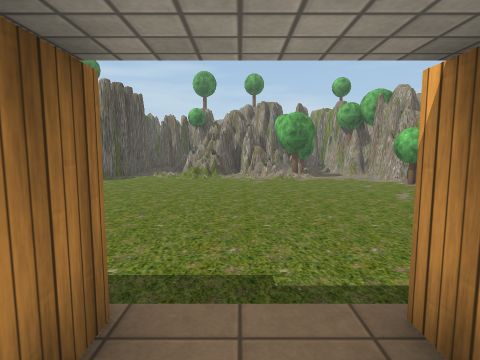
view 1 (above)

22 first-person views from a walk through a 3-D level made in the Unity game engine. The camera is 1.4 m above the floor, tilts 6° down and sees 80° across. The floor is counted in squares, 1 m on a side. Each view is taken from the middle of a square. On the plan, view 1 faces up. The plan holds only what a view shows up to about 14 squares ahead; the rest is blank. The place goes on beyond the plan. Some trees and plants on the terrain are drawn as simple stand-ins. The player character is not drawn. Some animated figures are left out. Some surface patterns are stand-ins.

view 2
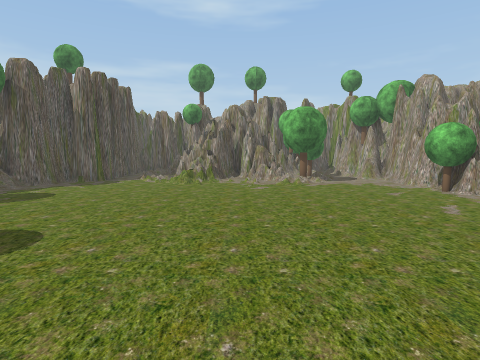

view 3
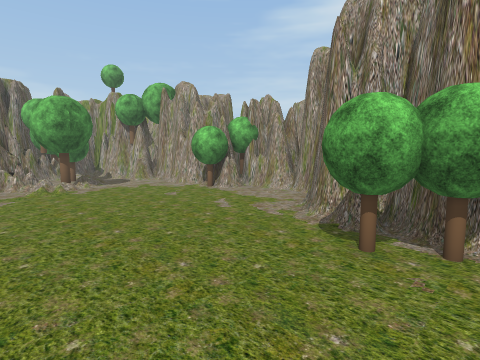

view 4
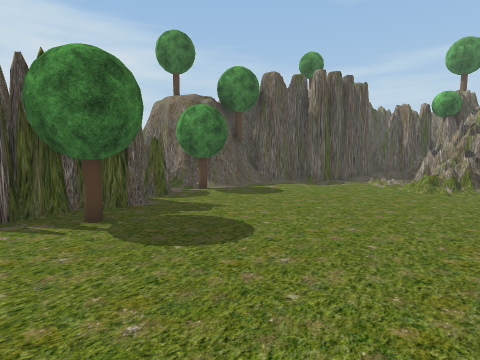

view 5
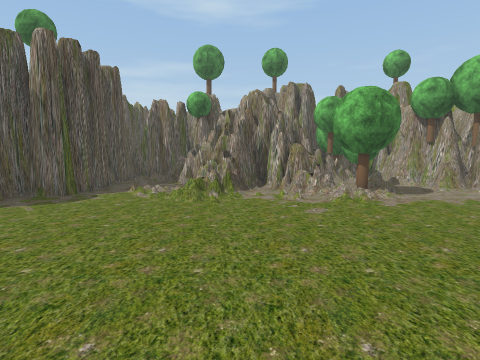

view 6
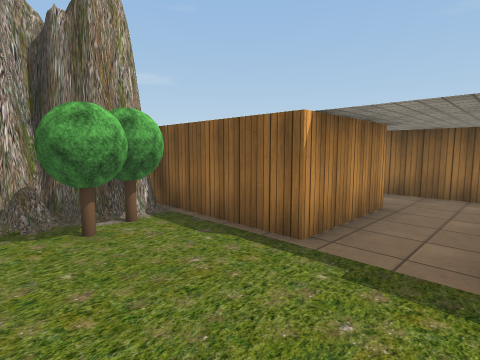

view 7
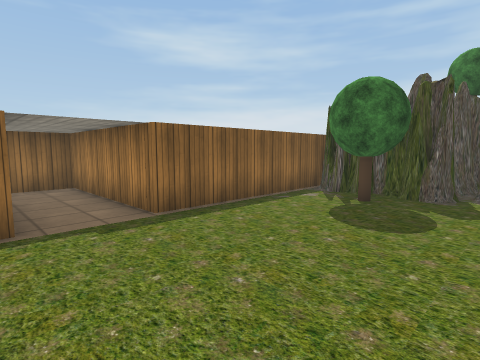

view 8
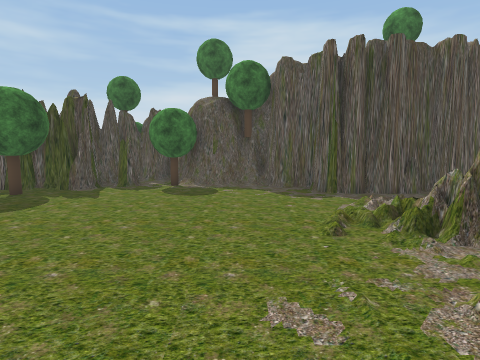

view 9
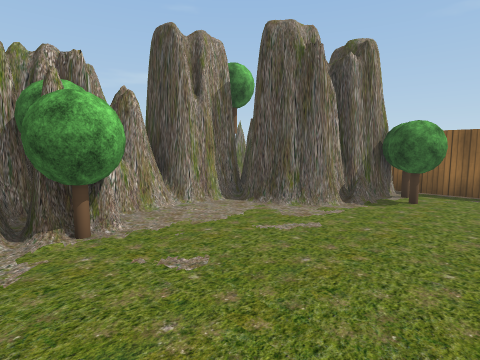

view 10
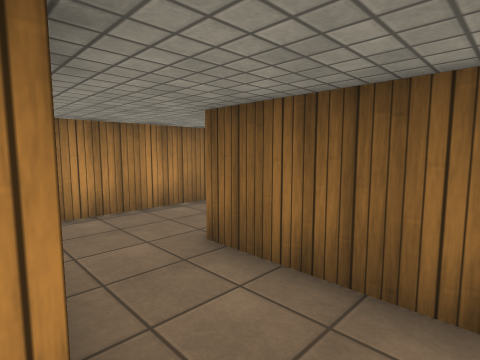

view 11
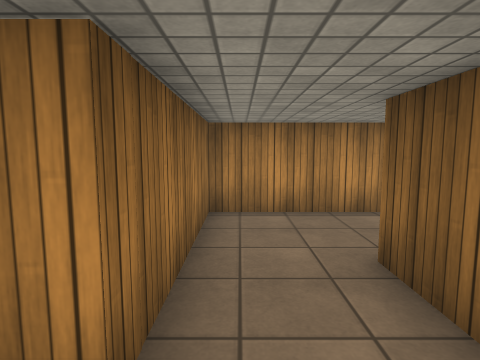

view 12
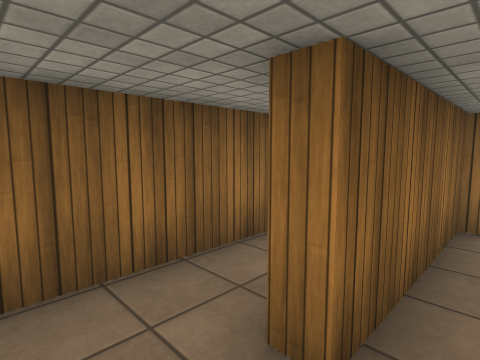

view 13
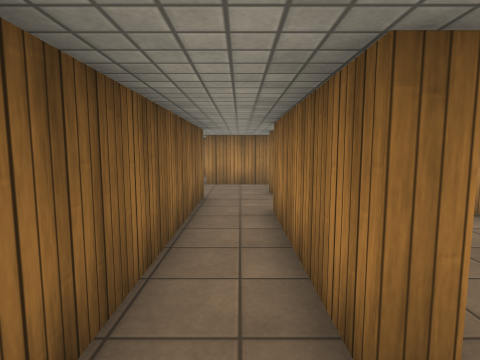

view 14
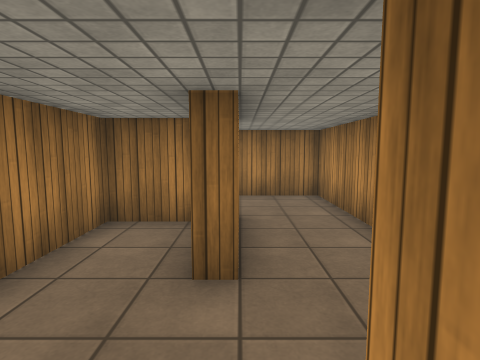

view 15
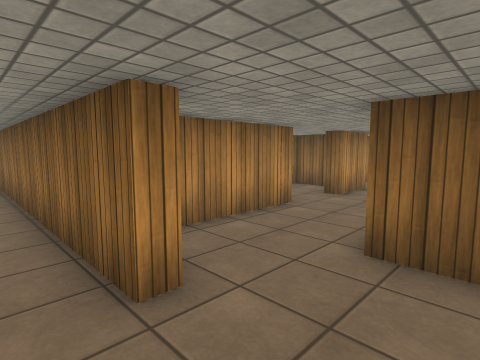

view 16
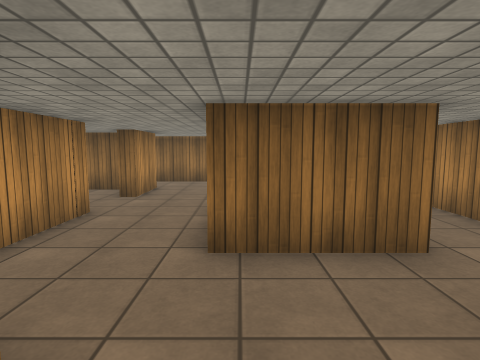

view 17
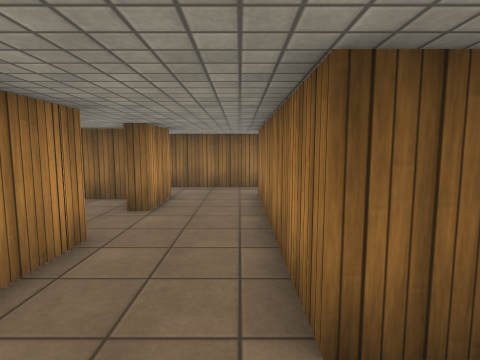

view 18
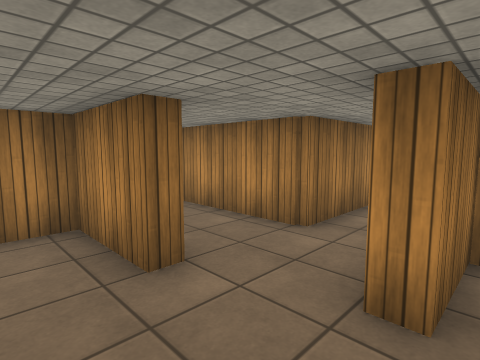

view 19
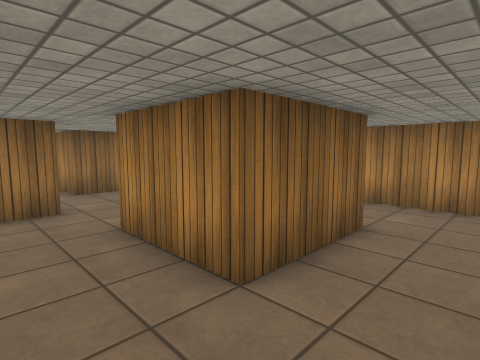

view 20
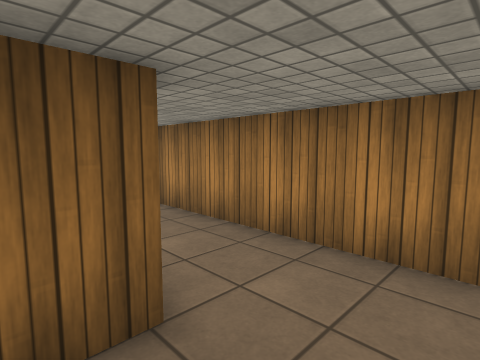

view 21
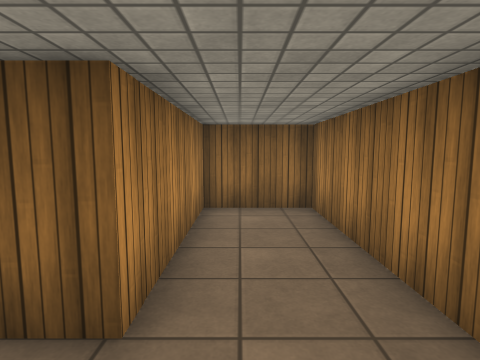

view 22
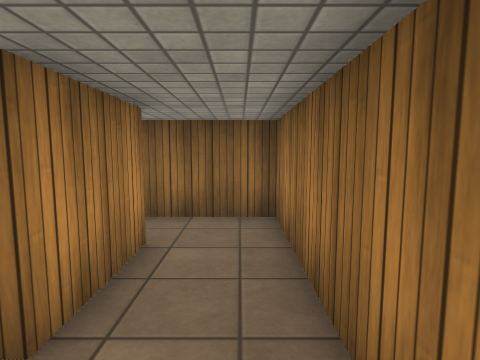

### Floor plan
Key: @ floor where view 1 was taken; # wall or solid block; x gap in a wall; . main floor; : floor 0.25 m higher than the main floor; = window, fence, low wall or low ledge; T tree.
Columns run from 10 left of view 1 to 9 right of it. Each row starts with its distance up from view 1.
 20              TT
 19     ####    #T= #
 18     #:=##   #TT.#
 17     #.. ## ##TT.##
 16    ##..###### ..##
 15   ###..#=..=TT...#
 14   #.........TT...#
 13  ##..............##
 12  #...............T#
 11  #...............T##
 10 ##................##
  9 ##T................#
  8 #.x...............##
  7 ###.............####
  6  ###............#
  5   ##T.........T=#
  4    #..........TT#
  3   ##...........##
  2 ##########..#####
  1 #........#..#
  0 #........#@.#
 -1 #..####..#..#####
 -2 #..#..#..#......#
 -3 #..#..#..#......#
 -4 #..#..#..#####..#
 -5 #..#............#
 -6 ####...##########
 -7 #. ......#
 -8 # .......#
 -9 #..###...#
-10 #..# #...#
-11 #..# #...#
-12 #... #....
-13 ######.....
-14      #..#..
-15      #..####
-16      #...
-17      ....
-18      #####

Positions as (right, up) in squares from view 1, and headings:
1: (0, 0), facing up
2: (0, 2), facing up
3: (0, 3), facing up-right
4: (0, 3), facing up-left
5: (-1, 6), facing up
6: (-1, 6), facing down-right
7: (2, 8), facing down-left
8: (3, 12), facing left
9: (2, 13), facing down-right
10: (0, -1), facing down-right
11: (0, -2), facing right
12: (5, -3), facing down-left
13: (5, -5), facing left
14: (-4, -7), facing up
15: (-6, -5), facing down-right
16: (-5, -5), facing down
17: (-4, -7), facing down
18: (-6, -7), facing up-right
19: (-2, 1), facing down-left
20: (-6, 1), facing down-left
21: (-8, 1), facing down
22: (-9, -7), facing down
